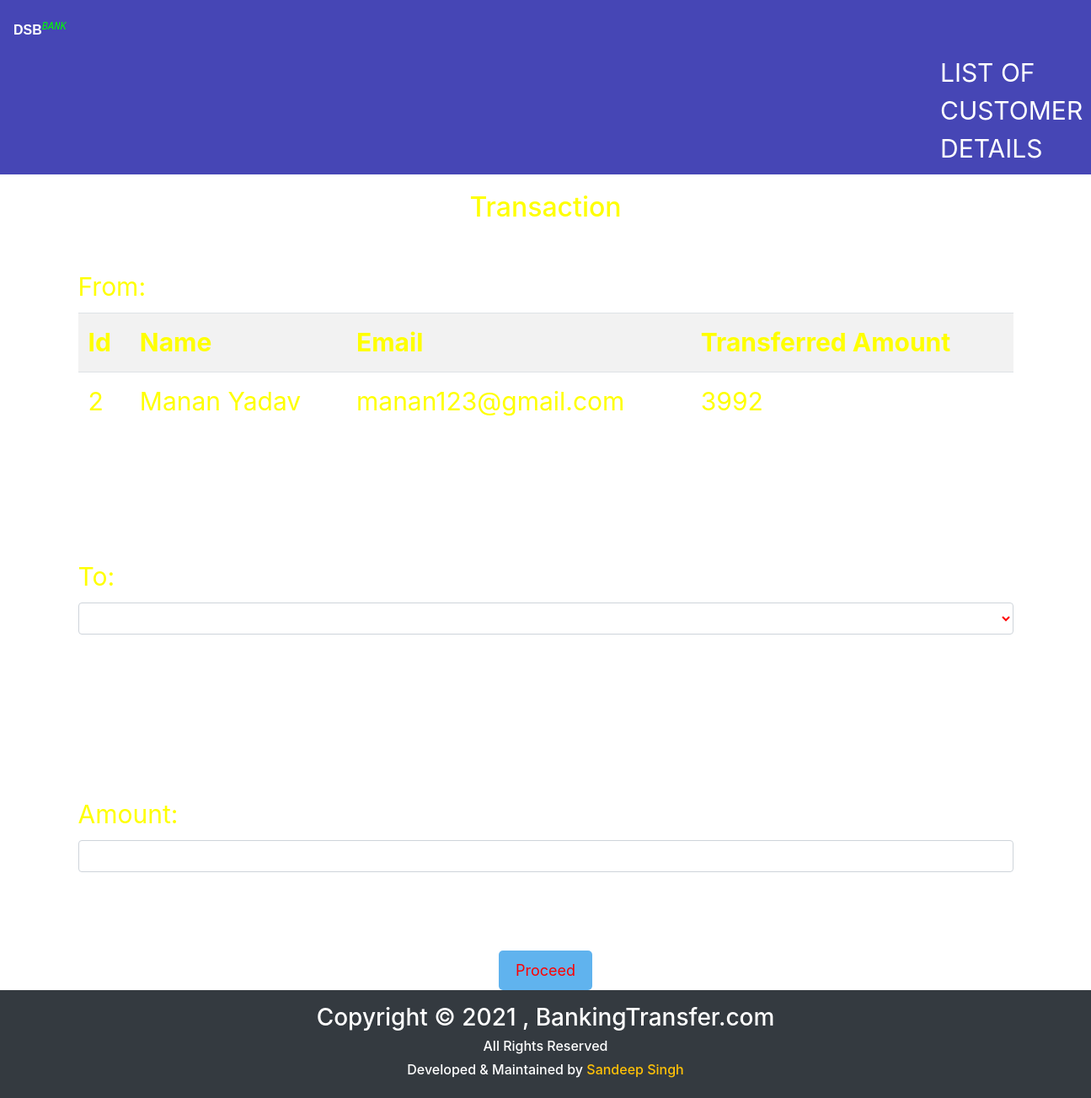
The page /transfer.php?id=2 on the database its author committed.
### tables this page shows
CREATE TABLE `users` (
  `id` int(11) NOT NULL,
  `name` varchar(50) NOT NULL,
  `email` varchar(50) NOT NULL,
  `credits` int(10) NOT NULL
);

### transfer.php (the view, shortened to what this page needs)
<!DOCTYPE html>
<html lang="en">
<head>
    <link rel="stylesheet" href="https://maxcdn.bootstrapcdn.com/bootstrap/4.0.0/css/bootstrap.min.css">
</head>
<body>
  <nav class="navbar navbar-light" style="background-color: #4646b5">
  <p class="logo-text"><b style="font-family: arial;">DSB</b><i><sup style="color: #00ff00; font-family:monospace;">BANK</sup></i><sub><small style="font-size: 30px; color: yellow;">
  <ul class="navbar-nav">
  <li class="list-customer">
  <a class="nav-link1" href="viewusers.php">LIST OF CUSTOMER DETAILS</a>
  </li>
  </ul>
  </nav>
    <div class="container divStyle">
        <h2>Transaction </h2>
            <?php
                include 'config.php';
                $sid=$_GET['id'];
                $sql = "SELECT * FROM  users where id=$sid";
                $query=mysqli_query($conn,$sql);
                $rows=mysqli_fetch_array($query);
            ?>
            <form method="post" name="tcredit" class="tabletext" ><br/>
        <label> From: </label><br/>
        <div>
            <table class="table roundedCorners  tabletext table-hover  table-striped table-condensed"  >
                <tr>
                    <th>Id</th>
                    <th>Name</th>
                    <th>Email</th>
                    <th> Transferred Amount</th>
                </tr>
                <tr>
                    <td><?php echo $rows['id'] ?></td>
                    <td><?php echo $rows['name'] ?></td>
                    <td><?php echo $rows['email'] ?></td>
                    <td><?php echo $rows['credits'] ?></td>
                </tr>
            </table>
        </div>
        <br/><br/><br/>
        <label>To:</label>
        <select class=" form-control"   name="to" style="margin-bottom:5%;" required>
            <option value="" disabled selected> </option>
            <?php
                include 'config.php';
                $sid=$_GET['id'];
                $sql = "SELECT * FROM users where id!=$sid";
                $query=mysqli_query($conn,$sql);
                while($rows = mysqli_fetch_array($query)) {
            ?>
                <option class="table text-center table-striped " value="<?php echo $rows['id'];?>" >
                </option>
            <?php
                }
            ?>
        </select> <br/><br/><br/>
            <label>Amount:</label>
            <input type="number" id="amm" class="form-control" name="amount" min="0" required  />  <br/><br/>
                <div class="text-center btn3" >
            <button class="button" name="submit" type="submit" id="myBtn">Proceed</button>
            </div>
        </form>
    </div>
    <footer class="bg-dark text-white text-center p-3">
    <div class="container">
        <div class="row">
            <div class="col">
                <h3>Copyright © 2021 , BankingTransfer.com</h3>
                <h6>All Rights Reserved</h6>
                <h6>Developed & Maintained by
                    <a class="text-warning" href="https://instagram.com/i_em_sandeep._?igshid=1xr6ihhsvilc5" target="_blank">
                        <i class="fa fa-user-circle"></i> Sandeep Singh
                    </a>
                </h6>
            </div>
        </div>
    </div>
</footer>
</body>
</html>

### transfer.php (style rules this page uses)
.logo-text, .nav-link1 { color: white; padding-top: 15px; }
.list-customer { padding-left: 1100px; color:brown; }
.button { background-color: #60B3EE; border: none; color: red; padding: 10px 20px; text-align: center; text-decoration: none; display: inline-block; font-size: 18px; margin: 0px 2px; border-radius: 5px; }
h2 { text-align: center; margin-top: 20px; }
.form-control { color:red; }

### rows shown on the page
users: id "2", name "Manan Yadav", email "manan123@gmail.com", credits "3992"
